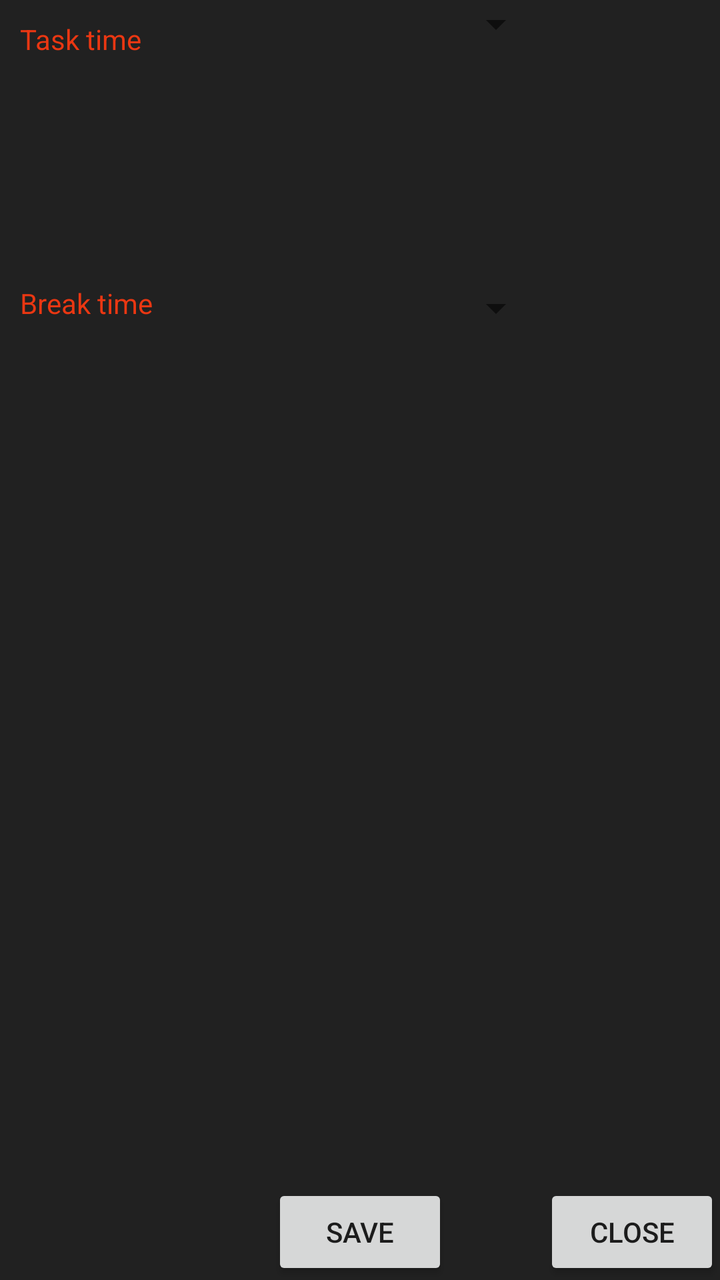
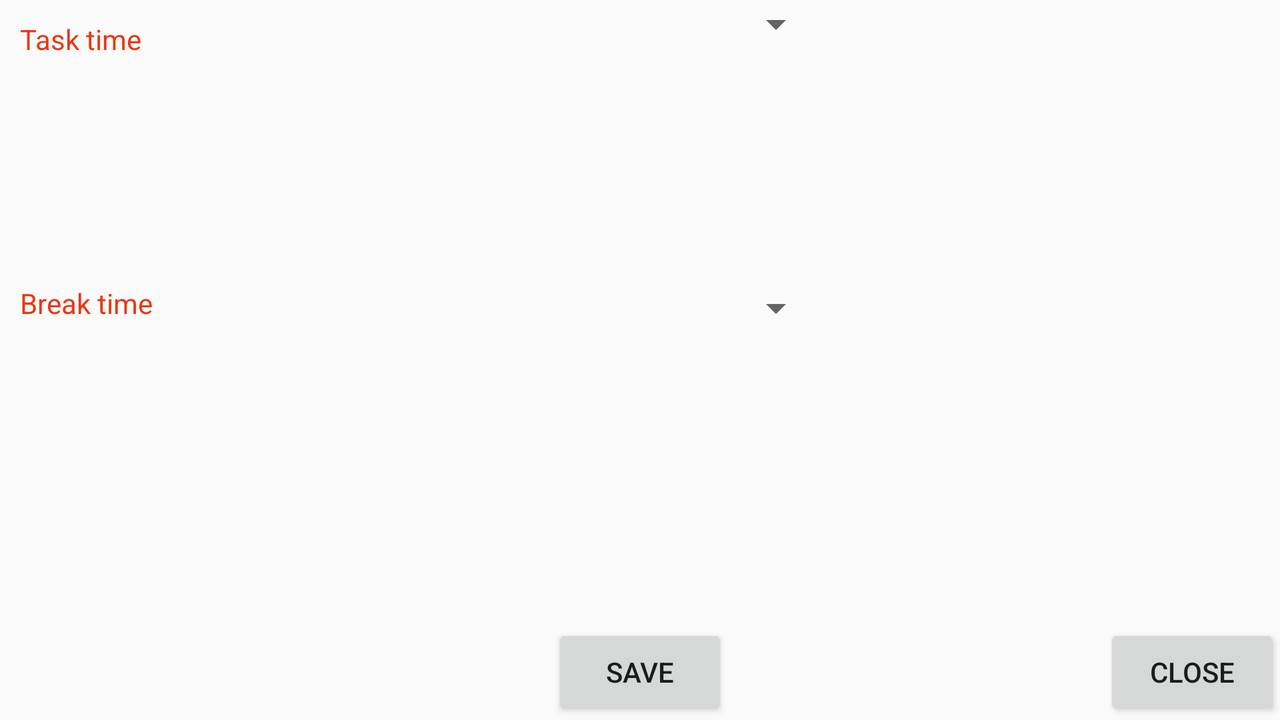

Compare how this app lays out the same screen by default and in its alternative resource folder. The renders come first, then the two layout files and the values they reference.
<!-- AndroidManifest.xml: application theme AppTheme -->
<!-- res/layout/fragment_timer_settings.xml -->
<RelativeLayout xmlns:android="http://schemas.android.com/apk/res/android"
    xmlns:tools="http://schemas.android.com/tools"
    android:layout_width="match_parent"
    android:layout_height="match_parent"
    tools:context="com.example.victorhom.pomolist.TimerSettingsFragment"
    android:background="@color/colorAccent">


    <TextView
        android:layout_width="wrap_content"
        android:layout_height="wrap_content"
        android:text="@string/task_time"
        android:layout_alignParentTop="true"
        android:layout_alignParentLeft="true"
        android:id="@+id/task_time_text"
        android:layout_gravity="left|top"
        android:textColor="@color/tomato"
        android:paddingLeft="10dp"
        android:paddingTop="10dp"/>

    <TextView
        android:layout_width="wrap_content"
        android:layout_height="wrap_content"
        android:text="@string/break_time"
        android:id="@+id/break_time_text"
        android:layout_gravity="left|center_vertical"
        android:layout_below="@+id/task_time_text"
        android:layout_alignParentLeft="true"
        android:layout_alignParentStart="true"
        android:layout_marginTop="113dp"
        android:textColor="@color/tomato"
        android:paddingLeft="10dp"/>

    <Spinner
        android:layout_width="wrap_content"
        android:layout_height="wrap_content"
        android:id="@+id/task_time"
        android:layout_gravity="right|center_vertical"
        android:textColor="@color/tomato"
        android:paddingTop="10dp"
        android:layout_alignParentTop="true"
        android:layout_toRightOf="@+id/save"
        android:layout_toEndOf="@+id/save" />

    <Spinner
        android:layout_width="wrap_content"
        android:layout_height="wrap_content"
        android:id="@+id/break_time"
        android:textColor="@color/tomato"
        android:layout_alignTop="@+id/break_time_text"
        android:layout_alignLeft="@+id/task_time"
        android:layout_alignStart="@+id/task_time" />

    <Button
        android:layout_width="wrap_content"
        android:layout_height="wrap_content"
        android:text="@string/save"
        android:id="@+id/save"
        android:layout_gravity="left|bottom"
        android:layout_alignParentBottom="true"
        android:layout_centerHorizontal="true" />

    <Button
        android:layout_width="wrap_content"
        android:layout_height="wrap_content"
        android:text="@string/close"
        android:id="@+id/exit"
        android:layout_alignParentBottom="true"
        android:layout_alignParentRight="true"
        android:layout_alignParentEnd="true" />
</RelativeLayout>
<!-- resources referenced by this layout -->
<resources>
  <color name="colorAccent">#212121</color>
  <color name="tomato">#EA3712</color>
  <string name="break_time">Break time</string>
  <string name="close">Close</string>
  <string name="save">Save</string>
  <string name="task_time">Task time</string>
  <style name="AppTheme" parent="Theme.AppCompat.Light">
          
          <item name="colorPrimary">@color/tomato</item>
          <item name="colorPrimaryDark">@color/colorPrimaryDark</item>
          <item name="colorAccent">@color/colorAccent</item>
      </style>
  <color name="colorPrimaryDark">#424242</color>
</resources>
<!-- res/layout-land/fragment_timer_settings.xml (the repository's variant of the layout above) -->
<!-- drawn on the phone turned sideways -->
<RelativeLayout xmlns:android="http://schemas.android.com/apk/res/android"
    xmlns:tools="http://schemas.android.com/tools"
    android:layout_width="match_parent"
    android:layout_height="wrap_content"
    android:minHeight="400dp"
    tools:context=".fragments.TimerSettingsFragment"
    android:background="@color/background_color">

    <TextView
        android:layout_width="wrap_content"
        android:layout_height="wrap_content"
        android:text="@string/task_time"
        android:layout_alignParentTop="true"
        android:layout_alignParentLeft="true"
        android:id="@+id/task_time_text"
        android:layout_gravity="left|top"
        android:textColor="@color/tomato"
        android:paddingLeft="10dp"
        android:paddingTop="10dp"/>

    <TextView
        android:layout_width="wrap_content"
        android:layout_height="wrap_content"
        android:text="@string/break_time"
        android:id="@+id/break_time_text"
        android:layout_gravity="left|center_vertical"
        android:layout_below="@+id/task_time_text"
        android:layout_alignParentLeft="true"
        android:layout_alignParentStart="true"
        android:layout_marginTop="113dp"
        android:textColor="@color/tomato"
        android:paddingLeft="10dp"/>

    <Spinner
        android:layout_width="wrap_content"
        android:layout_height="wrap_content"
        android:id="@+id/task_time"
        android:layout_gravity="right|center_vertical"
        android:textColor="@color/tomato"
        android:paddingTop="10dp"
        android:layout_alignParentTop="true"
        android:layout_toRightOf="@+id/save"
        android:layout_toEndOf="@+id/save" />

    <Spinner
        android:layout_width="wrap_content"
        android:layout_height="wrap_content"
        android:id="@+id/break_time"
        android:textColor="@color/tomato"
        android:layout_alignTop="@+id/break_time_text"
        android:layout_alignLeft="@+id/task_time"
        android:layout_alignStart="@+id/task_time" />

    <Button
        android:layout_width="wrap_content"
        android:layout_height="wrap_content"
        android:text="@string/save"
        android:id="@+id/save"
        android:layout_gravity="left|bottom"
        android:layout_alignParentBottom="true"
        android:layout_centerHorizontal="true" />

    <Button
        android:layout_width="wrap_content"
        android:layout_height="wrap_content"
        android:text="@string/close"
        android:id="@+id/exit"
        android:layout_alignParentBottom="true"
        android:layout_alignParentRight="true"
        android:layout_alignParentEnd="true" />
    <LinearLayout
        android:layout_width="match_parent"
        android:layout_height="match_parent">
        <TextView
            android:layout_width="wrap_content"
            android:layout_height="wrap_content"
            android:text=""
            android:id="@+id/instructions"
            android:paddingLeft="10dp"
            android:layout_centerVertical="true"
            android:layout_alignParentLeft="true"
            android:layout_alignParentStart="true"
            android:layout_gravity="center_vertical" />
    </LinearLayout>
</RelativeLayout>
<!-- resources referenced by the variant -->
<!-- as the phone turned sideways resolves them -->
<resources>
  <color name="tomato">#EA3712</color>
  <string name="break_time">Break time</string>
  <string name="close">Close</string>
  <string name="save">Save</string>
  <string name="task_time">Task time</string>
  <style name="AppTheme" parent="Theme.AppCompat.Light">
          
          <item name="colorPrimary">@color/tomato</item>
          <item name="colorPrimaryDark">@color/colorPrimaryDark</item>
          <item name="colorAccent">@color/colorAccent</item>
      </style>
  <color name="colorPrimaryDark">#424242</color>
  <color name="colorAccent">#212121</color>
</resources>
